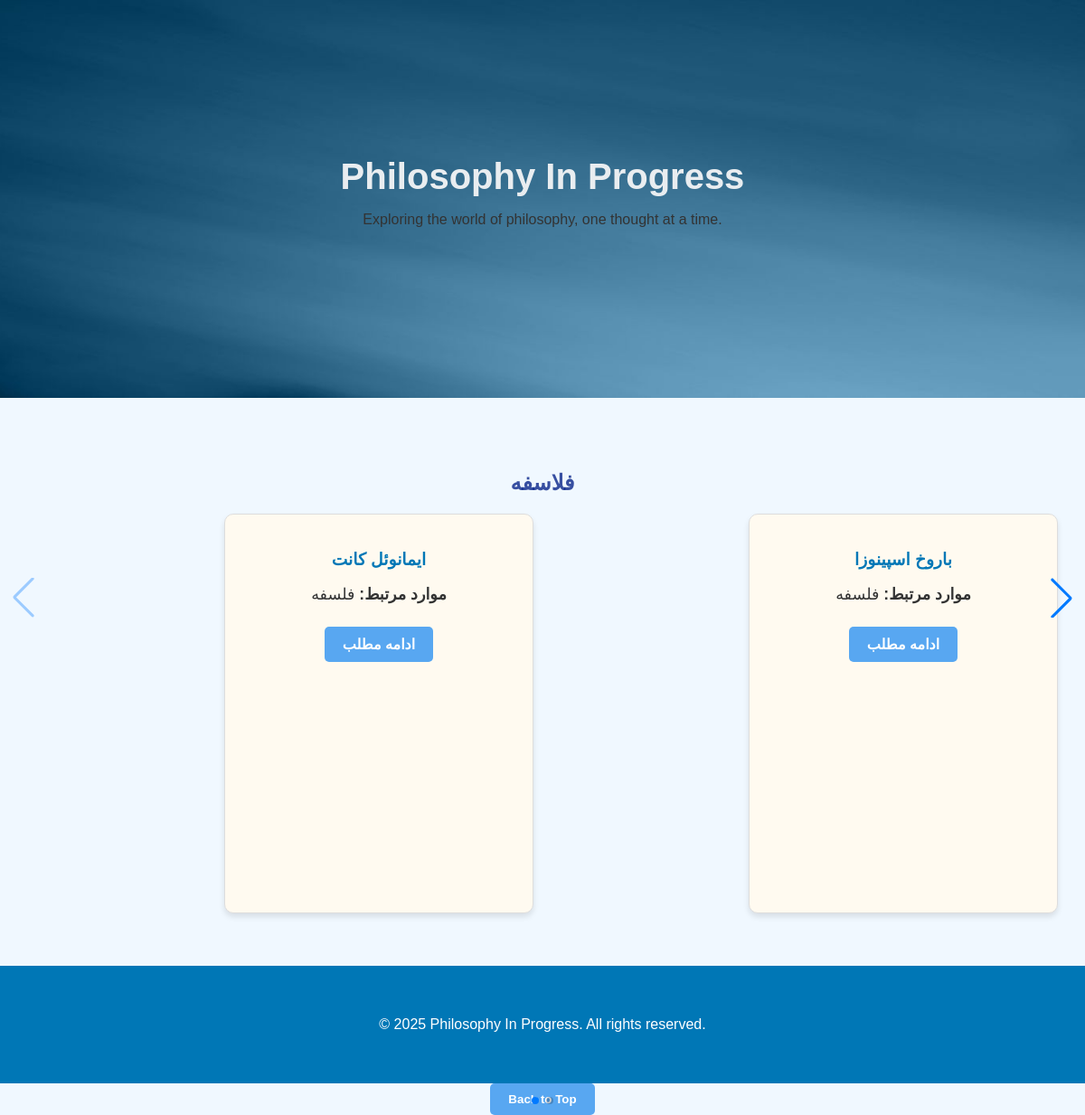
/, run on an earlier commit of the app's database.
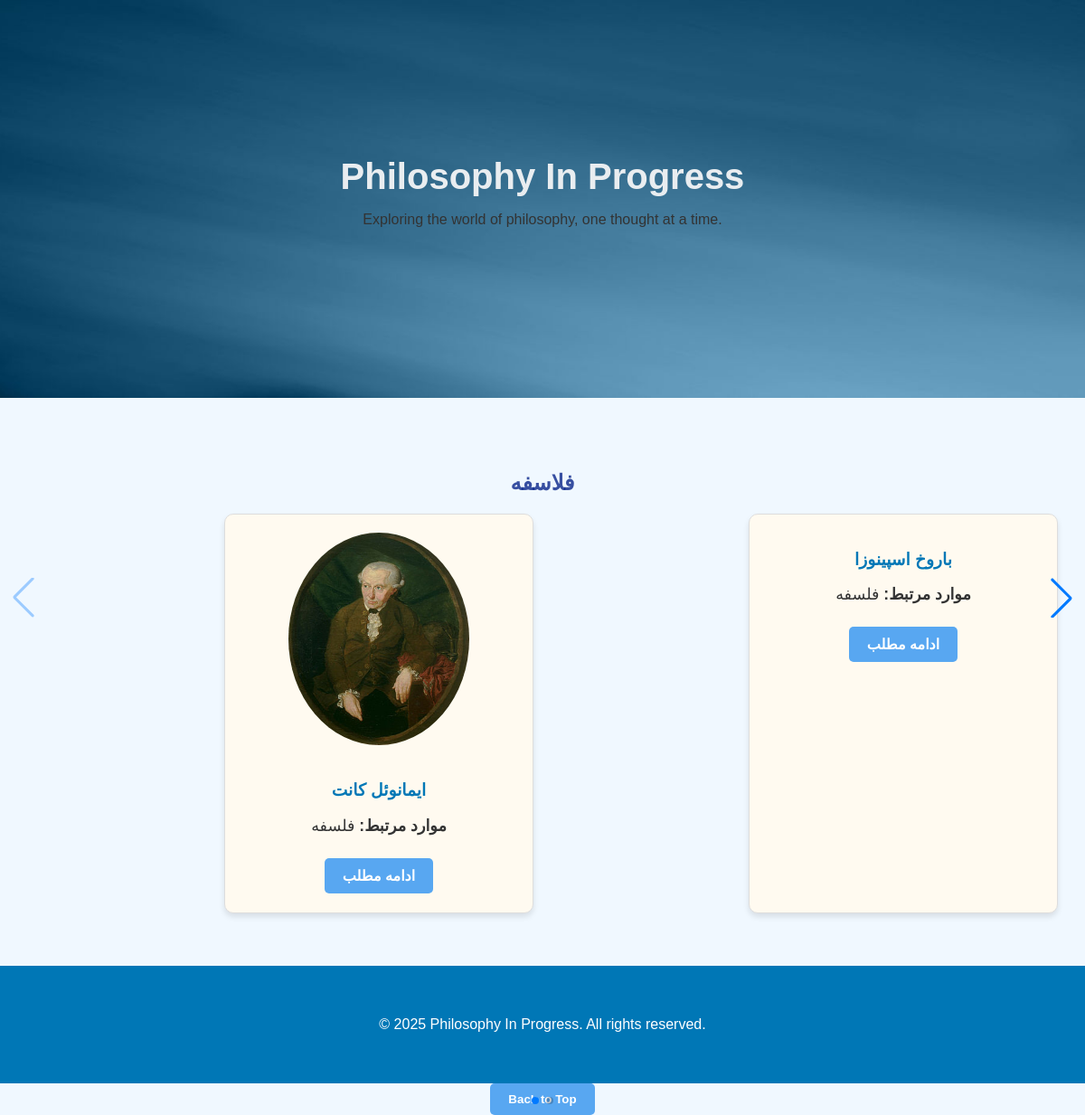
And on a later commit of the database.
### PhiloApp/models.py (models this page shows)
class Philosophers(models.Model):
    FullName = models.CharField(max_length = 100)
    BirthDate = models.TextField()
    Bio = models.TextField()
    KeyIdeas = models.TextField()
    picture = models.ImageField(upload_to='philosopher_images',null=True,blank=True)

### PhiloApp/views.py (the view)
# urls.py: path('', index, name='index'),
def index(request):
    Philosophers_content = Philosophers.objects.all()
    Schools_content = Schools.objects.all()
    context = {'Philosophers' : Philosophers_content,
               'Schools': Schools_content
               }
    return render(request, 'index.html', context=context)

### PhiloApp/templates/index.html (shortened to what this page needs)
{% load static %}
<!DOCTYPE html>
<html lang="en">
  <head>
    <link rel="stylesheet" href="{% static 'css/styles.css' %}" />
    <link rel="stylesheet" href="{% static 'css/Swiper.css' %}" />
    <link
      rel="stylesheet"
      href="https://unpkg.com/swiper/swiper-bundle.min.css"
    />
  </head>
  <body>
    <header>
      <h1>Philosophy In Progress</h1>
      <p>Exploring the world of philosophy, one thought at a time.</p>
    </header>
    <section class="philosophers-section">
      <div class="container">
        <h2>فلاسفه</h2>
        <div class="swiper-container philosophers-slider">
          <div class="swiper-wrapper">
            {% for philosopher in Philosophers %}
            <div class="swiper-slide philosopher-card">
              {% if philosopher.picture %}
              <img
                src="{{ philosopher.picture.url }}"
                alt="{{ philosopher.FullName }}"
                class="philosopher-image"
              />
              {% endif %}
              <h3>{{ philosopher.FullName }}</h3>
              <p><strong>موارد مرتبط:</strong> {{ philosopher.KeyIdeas }}</p>
              <a
                href="{% url 'philosopher_detail' philosopher.id %}"
                class="btn"
                >ادامه مطلب</a
              >
            </div>
            {% endfor %}
          </div>
          <div class="swiper-pagination"></div>
          <div class="swiper-button-prev"></div>
          <div class="swiper-button-next"></div>
        </div>
      </div>
    </section>
    <footer>
      <div class="container">
        <p>&copy; 2025 Philosophy In Progress. All rights reserved.</p>
      </div>
    </footer>
    <button id="back-to-top" class="btn">Back to Top</button>
  </body>
</html>

What changed in the data, as far as the page shows it:
changed Philosophers "ایمانوئل کانت": picture: picture added
